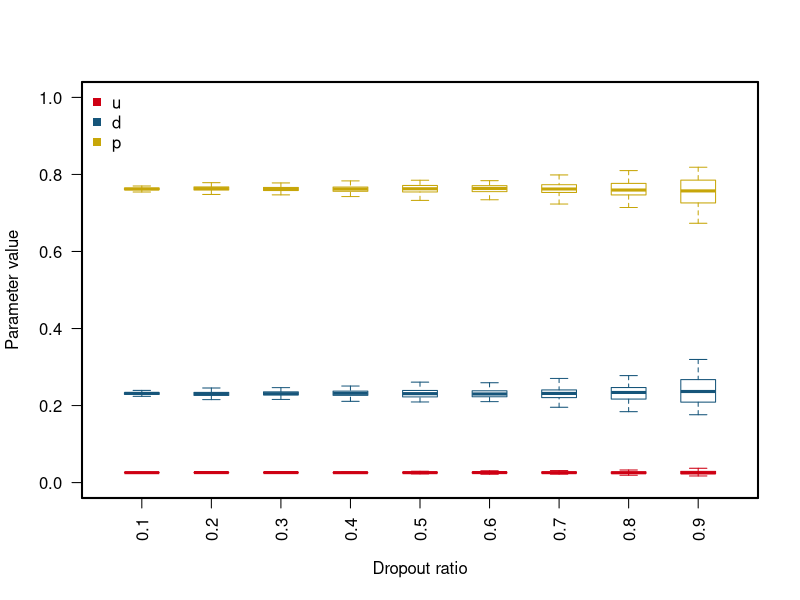

Reproduce this figure in R.
###################################################################################################
################################     PARAMETER/FUNCTION DEFINE     ################################
###################################################################################################
# sys_argv <- commandArgs(T)
cccol <- c("#CE0013","#16557A","#C7A609","#87C232","#008792","#A14C94","#15A08C","#8B7E75","#1E7CAF","#EA425F","#46489A","#E50033","#0F231F","#1187CD")
cccol50 <- c("#CE001350","#16557A50","#C7A60950","#87C23250","#00879250","#A14C9450","#15A08C50","#8B7E7550","#1E7CAF50","#EA425F50","#46489A50","#E5003350","#0F231F50","#1187CD50")
options(scipen = 200)

ErrorBar <- function(x, y, upper, lower=upper, length=0.1,...){
	if(length(x) != length(y) | length(y) !=length(lower) | length(lower) != length(upper))
		stop("vectors must be same length")
	arrows(x,y+upper, x, y-lower, angle=90, code=3, length=length, ...)
}
###################################################################################################
################################            READ IN DATA           ################################
###################################################################################################
u <- read.table("Parameters_u_DropoutDisturbing.txt")
d <- read.table("Parameters_d_DropoutDisturbing.txt")
p <- read.table("Parameters_p_DropoutDisturbing.txt")

###################################################################################################
################################                PLOT               ################################
###################################################################################################
pdf("Fig2A.Parameters_DropoutDisturbing.pdf",width=3.5,height=5)
plot_list <- list(u[,9],u[,8],u[,7],u[,6],u[,5],u[,4],u[,3],u[,2],u[,1])
boxplot(plot_list,boxwex=0.5, col="white",border=cccol[1],outline=F,ylim=c(0,1),names=seq(0.1,0.9,0.1),main="",xlab="Dropout ratio",ylab="Parameter value",las=2);box(lwd=2)
plot_list <- list(d[,9],d[,8],d[,7],d[,6],d[,5],d[,4],d[,3],d[,2],d[,1])
boxplot(plot_list,boxwex=0.5, col="white",border=cccol[2],outline=F,add=T,xaxt="n",yaxt="n",bty="n",xlab="",ylab="")
plot_list <- list(p[,9],p[,8],p[,7],p[,6],p[,5],p[,4],p[,3],p[,2],p[,1])
boxplot(plot_list,boxwex=0.5, col="white",border=cccol[3],outline=F,add=T,xaxt="n",yaxt="n",bty="n",xlab="",ylab="")
legend("topleft",c("u","d","p"),col=cccol,pch=15,bty="n")
dev.off()

# pdf("LineParameters_StabilityDisturbing.pdf",width=3.8,height=5)
# plot(1,type="n",xaxt="n",yaxt="n",xlab="Drop-out ratio",ylab="Parameter value",ylim=c(0,1),xlim=c(1,9));box(lwd=2)
# axis(side=1,at=seq(9),labels=seq(0.1,0.9,0.1))
# axis(side=2,at=seq(0,1,0.2),labels=seq(0,1,0.2))
# u <- rev(u)
# n <- apply(u,2,length); mean <- apply(u,2,mean,na.rm=T); sd <- apply(u,2,sd,na.rm=T)
# points(seq(9),mean,lwd=2,col=cccol[1],type="b",pch=".")
# ErrorBar(seq(9),mean, qt(0.99, n-1) * sd / sqrt(n),lwd=2,length=0.03,col=cccol[1])
# d <- rev(d)
# n <- apply(d,2,length); mean <- apply(d,2,mean,na.rm=T); sd <- apply(d,2,sd,na.rm=T)
# points(seq(9),mean,lwd=2,col=cccol[2],type="b",pch=".")
# ErrorBar(seq(9),mean, qt(0.99, n-1) * sd / sqrt(n),lwd=2,length=0.03,col=cccol[2])
# p <- rev(p)
# n <- apply(p,2,length); mean <- apply(p,2,mean,na.rm=T); sd <- apply(p,2,sd,na.rm=T)
# points(seq(9),mean,lwd=2,col=cccol[3],type="b",pch=".")
# ErrorBar(seq(9),mean, qt(0.99, n-1) * sd / sqrt(n),lwd=2,length=0.03,col=cccol[3])
# legend("topleft",c("u","d","p"),col=cccol,pch=15,bty="n")
# dev.off()